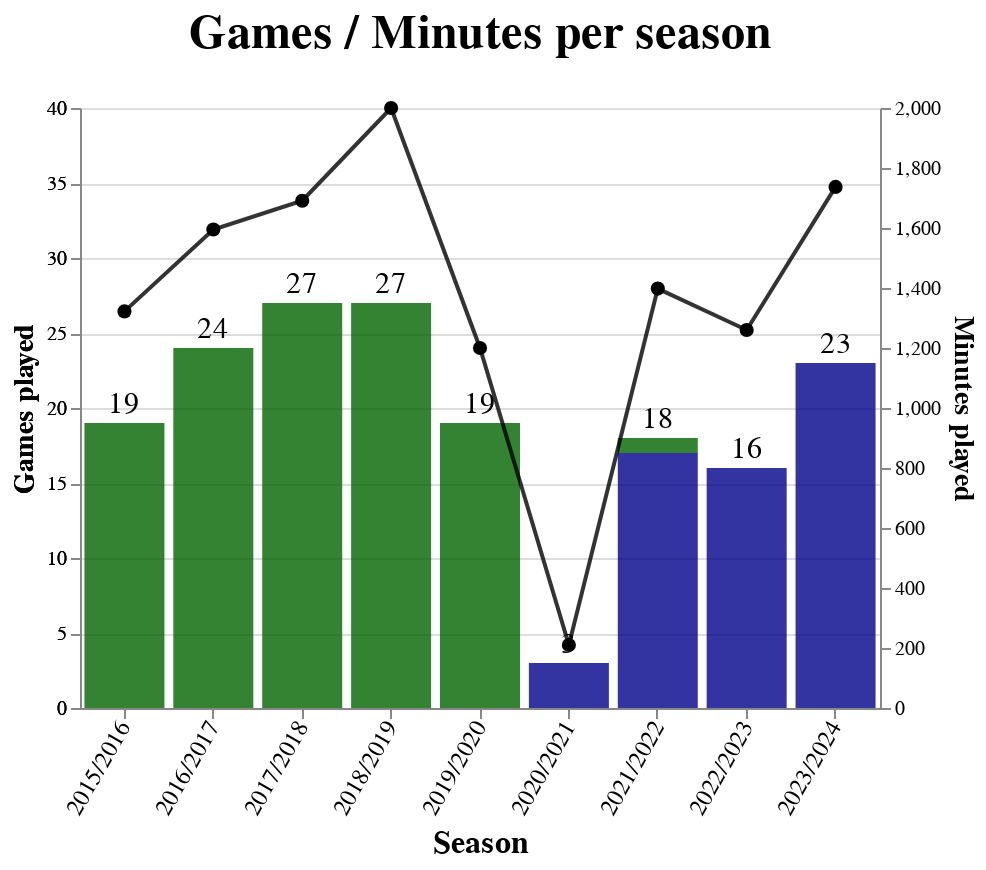

The notebook cell this image was saved under:
### Code cell
mins = alt.Chart(df).mark_line(
    color="black", 
    opacity=0.8, 
    point=alt.OverlayMarkDef(filled=True, fill="black", size=50)
).encode(
    x = alt.X('Season:N', axis=alt.Axis(labelAngle=-60, titleFontSize=16, labelFontSize=12)),
    y = alt.Y("sum(Time):Q", title="Minutes played", axis=alt.Axis(orient='right', titleFontSize=14), scale=alt.Scale(domain=[0, 2000])),
)

base = alt.Chart(df).encode(
    x = alt.X('Season:N', axis=alt.Axis(labelAngle=-60)),
    y = alt.Y("count():Q", title="Games played", axis=alt.Axis(orient='left', titleFontSize=14), scale=alt.Scale(domain=[0, 40])),
)
games = base.mark_bar(opacity=0.8).encode(
    color=alt.Color(
        'Club:N', 
        scale=alt.Scale(domain=["Ealing", "East Grinstead"], range=['darkgreen', 'darkblue']), 
        legend=None
    ),
)
games_text = base.mark_text(fontSize=15, dy=-10, ).encode(
    text = alt.Text("count():Q", title="Minutes played"),
)


(
    (games + games_text) + mins
).resolve_scale(y='independent').properties(
    title=alt.Title(
        text='Games / Minutes per season',
        fontSize=24,
        offset=20,
    ),
    width=400,
)

### Figure 1 — Vega-Lite specification as saved in the notebook (floating-point values rounded to 4 significant figures; data arrays with more than 128 entries replaced by an {"elided": "..."} marker saying what was removed)
{"config": {"view": {"continuousWidth": 300, "continuousHeight": 300}}, "layer": [{"mark": {"type": "bar", "opacity": 0.8}, "encoding": {"color": {"field": "Club", "legend": null, "scale": {"domain": ["Ealing", "East Grinstead"], "range": ["darkgreen", "darkblue"]}, "type": "nominal"}, "x": {"axis": {"labelAngle": -60}, "field": "Season", "type": "nominal"}, "y": {"aggregate": "count", "axis": {"orient": "left", "titleFontSize": 14}, "scale": {"domain": [0, 40]}, "title": "Games played", "type": "quantitative"}}}, {"mark": {"type": "text", "dy": -10, "fontSize": 15}, "encoding": {"text": {"aggregate": "count", "title": "Minutes played", "type": "quantitative"}, "x": {"axis": {"labelAngle": -60}, "field": "Season", "type": "nominal"}, "y": {"aggregate": "count", "axis": {"orient": "left", "titleFontSize": 14}, "scale": {"domain": [0, 40]}, "title": "Games played", "type": "quantitative"}}}, {"mark": {"type": "line", "color": "black", "opacity": 0.8, "point": {"fill": "black", "filled": true, "size": 50}}, "encoding": {"x": {"axis": {"labelAngle": -60, "labelFontSize": 12, "titleFontSize": 16}, "field": "Season", "type": "nominal"}, "y": {"aggregate": "sum", "axis": {"orient": "right", "titleFontSize": 14}, "field": "Time", "scale": {"domain": [0, 2000]}, "title": "Minutes played", "type": "quantitative"}}}], "data": {"name": "data-f9bb6c057359d276cce570f07a7ff1bd"}, "resolve": {"scale": {"y": "independent"}}, "title": {"text": "Games / Minutes per season", "fontSize": 24, "offset": 20}, "width": 400, "$schema": "https://vega.github.io/schema/vega-lite/v5.17.0.json", "datasets": {"data-f9bb6c057359d276cce570f07a7ff1bd": {"elided": "176 records"}}}
